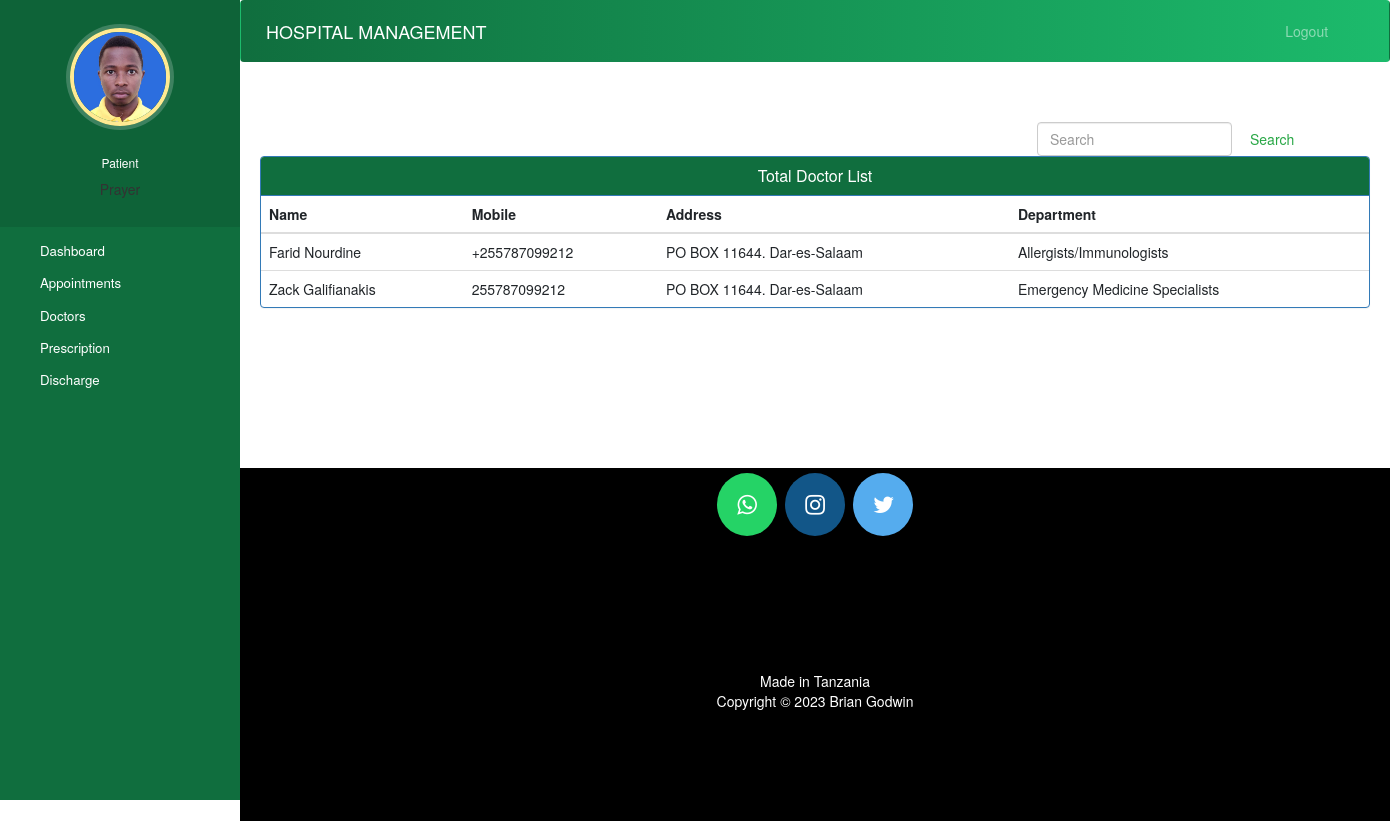
Page /hospital/patient-view-doctor (signed in) on the committed database.
### hospitalregister/models.py (models this page shows, shortened)
class Patient(models.Model):
    user = models.OneToOneField(User, on_delete=models.CASCADE)
    profile_pic = models.ImageField(upload_to='profile_pic/PatientProfilePic/', null=True, blank=True)
    address = models.CharField(max_length=40)
    mobile = models.CharField(max_length=20, null=False)
    emergencyContactName = models.CharField(max_length=30)
    emergencyContactPhone = models.CharField(max_length=15)
    admitDate = models.DateField(auto_now=True)
    status = models.BooleanField(default=False)

class Doctor(models.Model):
    user = models.OneToOneField(User, on_delete=models.CASCADE)
    profile_pic = models.ImageField(upload_to='profile_pic/DoctorProfilePic/', null=True, blank=True)
    address = models.CharField(max_length=40)
    mobile = models.CharField(max_length=20, null=True)
    department = models.CharField(max_length=50, choices=departments, default='Cardiologist')
    status = models.BooleanField(default=False)
    @property
    def get_name(self):
        return self.user.get_full_name()

### hospitalregister/views.py (the view)
# urls.py: path('patient-view-doctor', views.patient_view_doctor_view,name='patient-view-doctor'),
def patient_view_doctor_view(request):
    doctors=Doctor.objects.all().filter(status=True)
    patient=Patient.objects.get(user_id=request.user.id) #for profile picture of patient in sidebar
    return render(request,'hospital/patient_view_doctor.html',{'patient':patient,'doctors':doctors})

### templates/hospital/patient_view_doctor.html (shortened to what this page needs)
{% extends 'hospital/patient_base.html' %}
{% block content %}
{%load static%}
<head>
  <link href="//netdna.bootstrapcdn.com/bootstrap/3.0.0/css/bootstrap.min.css" rel="stylesheet" id="bootstrap-css">
</head>
<div class="container">
    <form  action="/hospital/searchdoctor" method="get" style="margin-left:70%;" class="form-inline my-2 my-lg-0">
      <input class="form-control mr-sm-2" type="search" placeholder="Search" name="query" id="query" aria-label="Search">
      <button class="btn btn-outline-success my-2 my-sm-0" type="submit">Search</button>
    </form>
  {% if doctors %}
  <div class="panel panel-primary">
    <div class="panel-heading" style="background-color:#106e3e">
      <h6 class="panel-title"> Total Doctor List</h6>
    </div>
    <table class="table table-hover" id="dev-table">
        <thead>
          <tr>
            <th>Name</th>
            <th>Mobile</th>
            <th>Address</th>
            <th>Department</th>
          </tr>
        </thead>
        {% for d in doctors %}
        <tr>
          <td> {{d.get_name}}</td>
          <td>{{d.mobile}}</td>
          <td>{{d.address}}</td>
          <td>{{d.department}}</td>
        </tr>
        {% endfor %}
      </table>
  </div>
  {%else%}
  <br><br><br>
  <h4 style="text-align: center;color: red;">No Doctor Found !!!</h4>
  {% endif %}
</div>
{% endblock content %}

### templates/hospital/patient_base.html (shortened to what this page needs)
<!DOCTYPE html>
{% load static %}
<html lang="en">
<head>
  <link rel="stylesheet" href="https://stackpath.bootstrapcdn.com/bootstrap/4.3.1/css/bootstrap.min.css">
  <link rel="stylesheet" href="https://maxcdn.bootstrapcdn.com/font-awesome/4.7.0/css/font-awesome.min.css">
</head>
<body>
  {% include "hospital/chatbot.html" %}
  <nav class="menu" tabindex="0" style="background:#106e3e">
    <header class="avatar">
      <img src="{% static patient.profile_pic.url %}" alt="Profile Pic" />
      <br><br>
      <h6 style="color: white;" >Patient</h6>
      <h2style="color: white;" >{{request.user.first_name}}</h2>
    </header>
    <ul>
      <li tabindex="0" class="icon-dashboard"> <a style="color:white; text-decoration:none;" href="/hospital/patient-dashboard"><span>Dashboard</span></a> </li>
      <li tabindex="0" class="icon-calendar"> <a style="color:white; text-decoration:none;" href="/appointment/patient-appointment"><span>Appointments</span></a></li>
      <li tabindex="0" class="icon-users"> <a style="color:white; text-decoration:none;" href="/hospital/patient-view-doctor"><span>Doctors</span></a></li>
      <li tabindex="0" class="icon-users"> <a style="color:white; text-decoration:none;" href="/reminder/patient-view-prescription"><span>Prescription</span></a></li>
      <li tabindex="0" class="icon-users"> <a style="color:white; text-decoration:none;" href="/hospital/patient-discharge"><span>Discharge</span></a></li>
    </ul>
  </nav>
  <main>
    <div class="bs-example">
      <nav class="navbar navbar-expand-md  navbar-dark fixed-top"  style="background: -webkit-linear-gradient(left, #106e3e, #1cbb6c);">
        <a href="/hospital/patient-dashboard" class="navbar-brand">HOSPITAL MANAGEMENT</a>
        <div class="collapse navbar-collapse justify-content-between" id="navbarCollapse">
          <div class="navbar-nav" style=" margin-left: 90%;">
            <a href="/hospital/logout" class="nav-item nav-link">Logout</a>
          </div>
        </div>
      </nav>
    </div>
    <br><br>
    {% block content %}
    {% endblock content %}
    <br><br><br><br><br><br><br>
    <footer>
      <p>
        <a id="ftr" href="https://api.whatsapp.com/send?phone=255769098042&text=Hello%20bgame.%0d%0aHow%20are%20you%20%3f%0d%0aI%20came%20from%20your%20website.&source=&data=#" class="fa fa-whatsapp"></a>
        <a id="ftr" href="https://instagram.com/godwinbrian808" class="fa fa-instagram"></a>
        <a id="ftr" href="https://twitter.com/godwinbrian808" class="fa fa-twitter"></a>
      </p>
      <br>
      <div class="container">
        <div class="row">
          <div class="col-md-12 col-sm-12">
            <div style="color:#ffffff;" class="wow fadeInUp footer-copyright">
              <p>Made in Tanzania <br>
                Copyright &copy;  2023 Brian Godwin </p>
            </div>
          </div>
        </div>
      </div>
    </footer>
  </main>
</body>
</html>

### templates/hospital/patient_base.html (style rules this page uses)
a:link { text-decoration: none; }
a { color: white; }
footer { padding: 0px 0px 0px 0px; background-color: black; margin: 0px; }
#ftr { padding: 20px; }
.fa { font-size: 23px; width: 60px; text-align: center; text-decoration: none; margin: 5px 2px; border-radius: 50%; }
.fa-whatsapp { background: #25d366; color: white; }
.fa-twitter { background: #55ACEE; color: white; }
.fa-instagram { background: #125688; color: white; }
p { text-align: center; }
body { padding-left: 240px; }
main { position: relative; height: 100vh; }
.menu { background: #09ab58; height: 100vh; width: 240px; position: fixed; top: 0px; left: 0; z-index: 5; outline: none; }
.menu .avatar { background: rgba(0, 0, 0, 0.1); padding: 2em 0.5em; text-align: center; }
.menu .avatar img { width: 100px; border-radius: 50%; overflow: hidden; border: 4px solid #ffea92; box-shadow: 0 0 0 4px rgba(255, 255, 255, 0.2); }
.menu ul { list-style: none; padding: 0.5em 0; margin: 0; }
.menu ul li { padding: 0.5em 1em 0.5em 3em; font-size: 0.95em; font-weight: regular; background-repeat: no-repeat; background-position: left 15px center; background-size: auto 20px; transition: all 0.15s linear; cursor: pointer; }
.menu ul li.icon-dashboard { background-image: url("http://www.entypo.com/images//gauge.svg"); }
.menu ul li.icon-users { background-image: url("http://www.entypo.com/images//users.svg"); }
.menu ul li.icon-calendar { background-image: url("http://www.entypo.com/images//calendar.svg"); }

### templates/hospital/patient_view_doctor.html (style rules this page uses)
a:link { text-decoration: none; }
h6 { text-align: center; }
.row { margin: 100px; }

### rows in the picture
Patient: profile_pic (picture)
Doctor: get_name "Farid Nourdine", mobile "+255787099212", address "PO BOX 11644. Dar-es-Salaam", department "Allergists/Immunologists"
Doctor: get_name "Zack Galifianakis", mobile "255787099212", address "PO BOX 11644. Dar-es-Salaam", department "Emergency Medicine Specialists"
